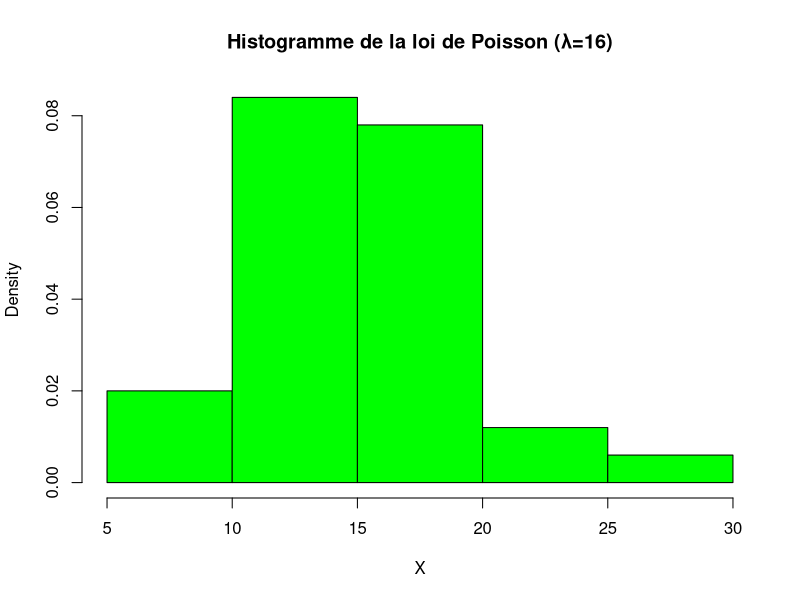

Source code (R):
# Paramètre de la loi de Poisson
lmd = 16
n = 100  # Nombre de réalisations

# Initialisation
X = numeric(n)

for (i in 1:n) {
  p = 1  # Probabilité
  k = 0  # Compteur
  
  while (p > exp(-lmd)) {
    U <- runif(1)
    p = p * U
    k = k + 1
  }
  
  X[i] = k - 1
}

# Histogramme des résultats
hist(X, prob = TRUE, main = "Histogramme de la loi de Poisson (λ=16)", col = "green")

# Moyenne et variance
print(mean(X))  # Moyenne empirique
print(var(X))   # Variance empirique
